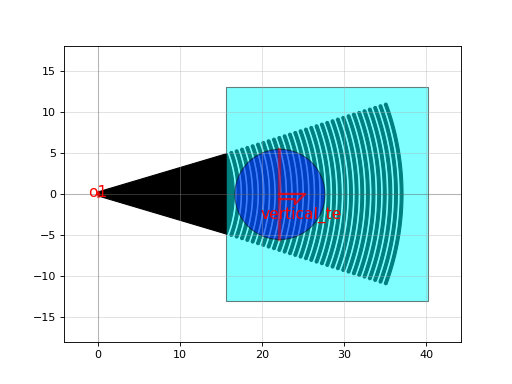

The script that drew this image:
import gdsfactory as gf

c = gf.components.grating_coupler_elliptical(polarization='te', taper_length=16.6, taper_angle=40.0, wavelength=1.554, fiber_angle=15.0, grating_line_width=0.343, wg_width=0.5, neff=2.638, nclad=1.443, layer=(1, 0), n_periods=30, big_last_tooth=False, layer_slab=(2, 0), slab_xmin=-1.0, slab_offset=2.0, fiber_marker_width=11.0, fiber_marker_layer=(203, 0), spiked=True)
c.plot()
